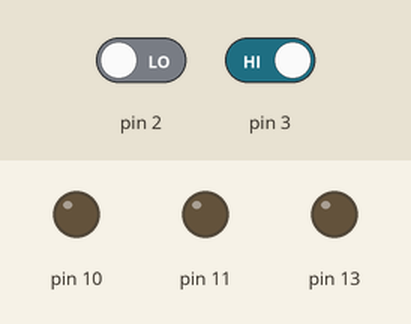
Simulated run of this sketch. Board: Arduino Uno, built with avr-gcc and run on an emulated ATmega328P. Shown: output pins drawn as LEDs (lit = HIGH). Inputs (shaded band) come from the test bench; at power-on: pin 2 LOW, pin 3 HIGH. What the sketch prints to the serial monitor is not drawn.

Above: at 1.8 s.
1.9 s: pin 2 driven HIGH and pin 3 driven LOW
At 2.4 s:
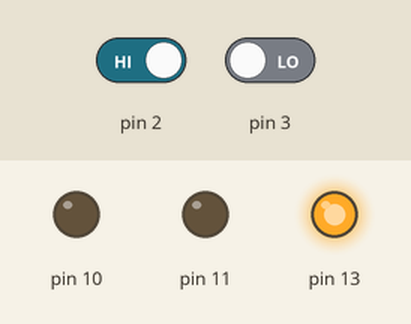
At 3.6 s:
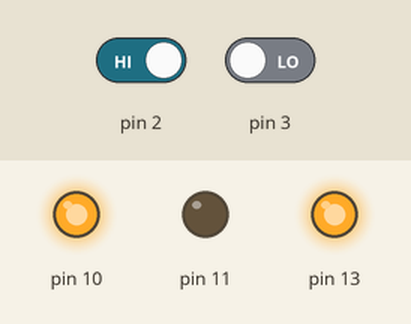
Timing chart, 0 to 5.1 s (numbered marks = the images above; inputs shaded):
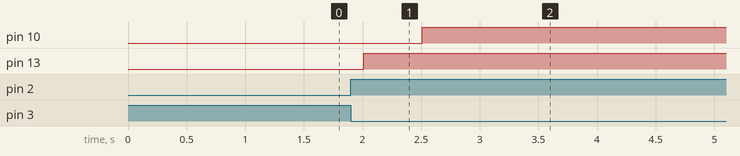

Measured:
- after the input at 1.9 s, pin 10: LOW → HIGH after 0.61 s; pin 13: LOW → HIGH after 0.11 s

The sketch:

Button.ino
```cpp
#include <LiquidCrystal.h>
LiquidCrystal lcd(4,5,6,7,8,9);
void setup() {
  Serial.begin(9600);
  pinMode(2, INPUT);
  pinMode(3,INPUT);
  pinMode(10,OUTPUT);
  pinMode(11,OUTPUT);
  pinMode(13,OUTPUT);
  lcd.clear();
  digitalWrite(2,LOW);
  digitalWrite(3,LOW);
}


void loop() {
  // read the pushbutton input pin:

   if ((digitalRead(2) == HIGH) && (digitalRead(3) == LOW)) {
    lcd.clear();
    lcd.print(" AUTOMATIC MODE ");
     Serial.print(" AUTOMATIC MODE ");
     digitalWrite(13,HIGH);
     delay(500);
      digitalWrite(10,HIGH);
     digitalWrite(11,LOW);
     delay(1000);
    }

   if ((digitalRead(2) == LOW)&&(digitalRead(3)) == HIGH) {
    lcd.clear();
    lcd.print("  MANUAL  MODE  ");
    Serial.print("  MANUAL  MODE  ");
    digitalWrite(13,LOW);
    digitalWrite(10,LOW);
    digitalWrite(11,LOW);
    delay(1000);
   }
}
```
